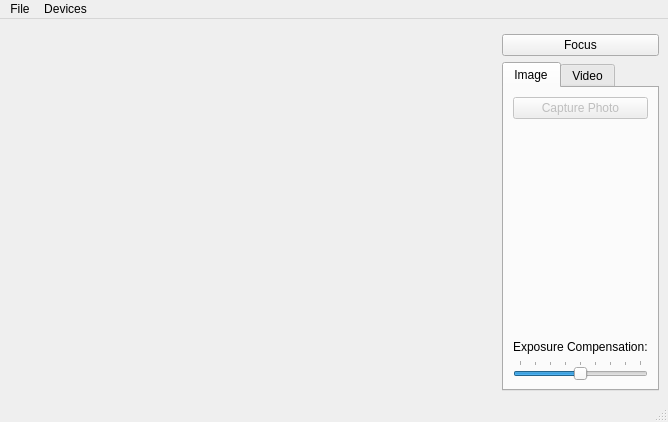
<?xml version="1.0" encoding="UTF-8"?>
<ui version="4.0">
 <class>Camera</class>
 <widget class="QMainWindow" name="Camera">
  <property name="geometry">
   <rect>
    <x>0</x>
    <y>0</y>
    <width>668</width>
    <height>422</height>
   </rect>
  </property>
  <property name="windowTitle">
   <string>Camera</string>
  </property>
  <widget class="QWidget" name="centralwidget">
   <layout class="QGridLayout" name="gridLayout_3">
    <item row="0" column="0" rowspan="3">
     <widget class="QStackedWidget" name="stackedWidget">
      <property name="sizePolicy">
       <sizepolicy hsizetype="Preferred" vsizetype="Preferred">
        <horstretch>1</horstretch>
        <verstretch>0</verstretch>
       </sizepolicy>
      </property>
      <property name="palette">
       <palette>
        <active>
         <colorrole role="Base">
          <brush brushstyle="SolidPattern">
           <color alpha="255">
            <red>255</red>
            <green>255</green>
            <blue>255</blue>
           </color>
          </brush>
         </colorrole>
         <colorrole role="Window">
          <brush brushstyle="SolidPattern">
           <color alpha="255">
            <red>145</red>
            <green>145</green>
            <blue>145</blue>
           </color>
          </brush>
         </colorrole>
        </active>
        <inactive>
         <colorrole role="Base">
          <brush brushstyle="SolidPattern">
           <color alpha="255">
            <red>255</red>
            <green>255</green>
            <blue>255</blue>
           </color>
          </brush>
         </colorrole>
         <colorrole role="Window">
          <brush brushstyle="SolidPattern">
           <color alpha="255">
            <red>145</red>
            <green>145</green>
            <blue>145</blue>
           </color>
          </brush>
         </colorrole>
        </inactive>
        <disabled>
         <colorrole role="Base">
          <brush brushstyle="SolidPattern">
           <color alpha="255">
            <red>145</red>
            <green>145</green>
            <blue>145</blue>
           </color>
          </brush>
         </colorrole>
         <colorrole role="Window">
          <brush brushstyle="SolidPattern">
           <color alpha="255">
            <red>145</red>
            <green>145</green>
            <blue>145</blue>
           </color>
          </brush>
         </colorrole>
        </disabled>
       </palette>
      </property>
      <property name="currentIndex">
       <number>0</number>
      </property>
      <widget class="QWidget" name="viewfinderPage">
       <layout class="QGridLayout" name="gridLayout_5">
        <item row="0" column="0">
         <widget class="QCameraViewfinder" name="viewfinder" native="true"/>
        </item>
       </layout>
      </widget>
      <widget class="QWidget" name="previewPage">
       <layout class="QGridLayout" name="gridLayout_4">
        <item row="0" column="0">
         <widget class="QLabel" name="lastImagePreviewLabel">
          <property name="sizePolicy">
           <sizepolicy hsizetype="Preferred" vsizetype="MinimumExpanding">
            <horstretch>0</horstretch>
            <verstretch>0</verstretch>
           </sizepolicy>
          </property>
          <property name="frameShape">
           <enum>QFrame::Box</enum>
          </property>
          <property name="text">
           <string/>
          </property>
         </widget>
        </item>
       </layout>
      </widget>
     </widget>
    </item>
    <item row="1" column="1" colspan="2">
     <widget class="QPushButton" name="lockButton">
      <property name="text">
       <string>Focus</string>
      </property>
     </widget>
    </item>
    <item row="2" column="1" colspan="2">
     <widget class="QTabWidget" name="captureWidget">
      <property name="currentIndex">
       <number>0</number>
      </property>
      <widget class="QWidget" name="tab_2">
       <attribute name="title">
        <string>Image</string>
       </attribute>
       <layout class="QGridLayout" name="gridLayout">
        <item row="0" column="0">
         <widget class="QPushButton" name="takeImageButton">
          <property name="enabled">
           <bool>false</bool>
          </property>
          <property name="text">
           <string>Capture Photo</string>
          </property>
          <property name="icon">
           <iconset>
            <normaloff>:/images/shutter.svg</normaloff>:/images/shutter.svg</iconset>
          </property>
         </widget>
        </item>
        <item row="1" column="0">
         <spacer name="verticalSpacer_2">
          <property name="orientation">
           <enum>Qt::Vertical</enum>
          </property>
          <property name="sizeHint" stdset="0">
           <size>
            <width>20</width>
            <height>161</height>
           </size>
          </property>
         </spacer>
        </item>
        <item row="2" column="0">
         <widget class="QLabel" name="label">
          <property name="text">
           <string>Exposure Compensation:</string>
          </property>
         </widget>
        </item>
        <item row="3" column="0">
         <widget class="QSlider" name="exposureCompensation">
          <property name="minimum">
           <number>-4</number>
          </property>
          <property name="maximum">
           <number>4</number>
          </property>
          <property name="pageStep">
           <number>2</number>
          </property>
          <property name="orientation">
           <enum>Qt::Horizontal</enum>
          </property>
          <property name="tickPosition">
           <enum>QSlider::TicksAbove</enum>
          </property>
         </widget>
        </item>
       </layout>
      </widget>
      <widget class="QWidget" name="tab">
       <attribute name="title">
        <string>Video</string>
       </attribute>
       <layout class="QGridLayout" name="gridLayout_2">
        <item row="1" column="0">
         <widget class="QPushButton" name="stopButton">
          <property name="text">
           <string>Stop</string>
          </property>
         </widget>
        </item>
        <item row="0" column="0">
         <widget class="QPushButton" name="recordButton">
          <property name="text">
           <string>Record</string>
          </property>
         </widget>
        </item>
        <item row="2" column="0">
         <spacer name="verticalSpacer">
          <property name="orientation">
           <enum>Qt::Vertical</enum>
          </property>
          <property name="sizeHint" stdset="0">
           <size>
            <width>20</width>
            <height>76</height>
           </size>
          </property>
         </spacer>
        </item>
       </layout>
      </widget>
     </widget>
    </item>
   </layout>
  </widget>
  <widget class="QMenuBar" name="menubar">
   <property name="geometry">
    <rect>
     <x>0</x>
     <y>0</y>
     <width>668</width>
     <height>36</height>
    </rect>
   </property>
   <widget class="QMenu" name="menuFile">
    <property name="title">
     <string>File</string>
    </property>
    <addaction name="actionStartCamera"/>
    <addaction name="actionStopCamera"/>
    <addaction name="separator"/>
    <addaction name="separator"/>
    <addaction name="actionExit"/>
   </widget>
   <widget class="QMenu" name="menuDevices">
    <property name="title">
     <string>Devices</string>
    </property>
   </widget>
   <addaction name="menuFile"/>
   <addaction name="menuDevices"/>
  </widget>
  <widget class="QStatusBar" name="statusbar"/>
  <action name="actionExit">
   <property name="text">
    <string>Exit</string>
   </property>
  </action>
  <action name="actionStartCamera">
   <property name="text">
    <string>Start Camera</string>
   </property>
  </action>
  <action name="actionStopCamera">
   <property name="text">
    <string>Stop Camera</string>
   </property>
  </action>
 </widget>
 <customwidgets>
  <customwidget>
   <class>QCameraViewfinder</class>
   <extends>QWidget</extends>
   <header>qcameraviewfinder.h</header>
   <container>1</container>
  </customwidget>
 </customwidgets>
 <resources>
  <include location="camera.qrc"/>
 </resources>
 <connections>
  <connection>
   <sender>recordButton</sender>
   <signal>clicked()</signal>
   <receiver>Camera</receiver>
   <slot>record()</slot>
   <hints>
    <hint type="sourcelabel">
     <x>647</x>
     <y>149</y>
    </hint>
    <hint type="destinationlabel">
     <x>61</x>
     <y>238</y>
    </hint>
   </hints>
  </connection>
  <connection>
   <sender>stopButton</sender>
   <signal>clicked()</signal>
   <receiver>Camera</receiver>
   <slot>stop()</slot>
   <hints>
    <hint type="sourcelabel">
     <x>647</x>
     <y>225</y>
    </hint>
    <hint type="destinationlabel">
     <x>140</x>
     <y>236</y>
    </hint>
   </hints>
  </connection>
  <connection>
   <sender>actionExit</sender>
   <signal>triggered()</signal>
   <receiver>Camera</receiver>
   <slot>close()</slot>
   <hints>
    <hint type="sourcelabel">
     <x>-1</x>
     <y>-1</y>
    </hint>
    <hint type="destinationlabel">
     <x>154</x>
     <y>130</y>
    </hint>
   </hints>
  </connection>
  <connection>
   <sender>takeImageButton</sender>
   <signal>clicked()</signal>
   <receiver>Camera</receiver>
   <slot>takeImage()</slot>
   <hints>
    <hint type="sourcelabel">
     <x>625</x>
     <y>132</y>
    </hint>
    <hint type="destinationlabel">
     <x>603</x>
     <y>169</y>
    </hint>
   </hints>
  </connection>
  <connection>
   <sender>lockButton</sender>
   <signal>clicked()</signal>
   <receiver>Camera</receiver>
   <slot>toggleLock()</slot>
   <hints>
    <hint type="sourcelabel">
     <x>658</x>
     <y>75</y>
    </hint>
    <hint type="destinationlabel">
     <x>453</x>
     <y>119</y>
    </hint>
   </hints>
  </connection>
  <connection>
   <sender>exposureCompensation</sender>
   <signal>valueChanged(int)</signal>
   <receiver>Camera</receiver>
   <slot>setExposureCompensation(int)</slot>
   <hints>
    <hint type="sourcelabel">
     <x>559</x>
     <y>367</y>
    </hint>
    <hint type="destinationlabel">
     <x>665</x>
     <y>365</y>
    </hint>
   </hints>
  </connection>
  <connection>
   <sender>actionStartCamera</sender>
   <signal>triggered()</signal>
   <receiver>Camera</receiver>
   <slot>startCamera()</slot>
   <hints>
    <hint type="sourcelabel">
     <x>-1</x>
     <y>-1</y>
    </hint>
    <hint type="destinationlabel">
     <x>333</x>
     <y>210</y>
    </hint>
   </hints>
  </connection>
  <connection>
   <sender>actionStopCamera</sender>
   <signal>triggered()</signal>
   <receiver>Camera</receiver>
   <slot>stopCamera()</slot>
   <hints>
    <hint type="sourcelabel">
     <x>-1</x>
     <y>-1</y>
    </hint>
    <hint type="destinationlabel">
     <x>333</x>
     <y>210</y>
    </hint>
   </hints>
  </connection>
 </connections>
 <slots>
  <slot>record()</slot>
  <slot>pause()</slot>
  <slot>stop()</slot>
  <slot>enablePreview(bool)</slot>
  <slot>configureCaptureSettings()</slot>
  <slot>takeImage()</slot>
  <slot>startCamera()</slot>
  <slot>toggleLock()</slot>
  <slot>setMuted(bool)</slot>
  <slot>stopCamera()</slot>
  <slot>setExposureCompensation(int)</slot>
 </slots>
</ui>
